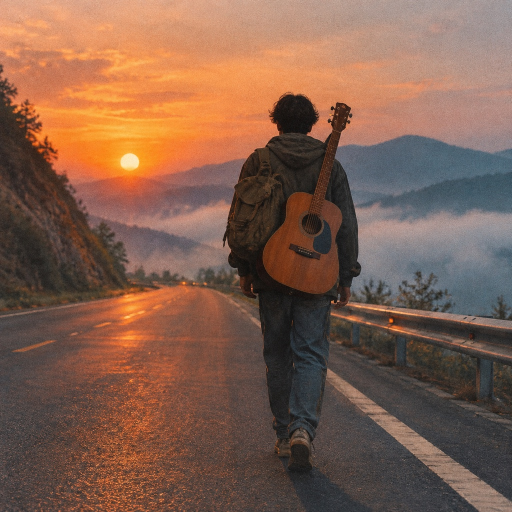
#> input picture ruguo-mingtian-mv/assets/cover.jpg, 1024 x 1024 px (shown at 1/2 size)
$ python layers.py
#> lines starting #> are read from the running program, lines starting #| are printed output that depends on the picture; after the words box and inside, x2 and y2 are one past the last pixel; in counts of white or black regions, pixels touching at a corner belong together; long printed decimals are rounded
"""Split the cover into two parallax layers: the walker, and the scene behind him.

    python3 tools/layers.py

Reads  assets/cover.jpg, assets/cover-depth.png (tools/depth.py)
Writes assets/walker-mask.png  soft alpha of the walker (+ guitar, backpack)
       assets/plate.jpg        the cover with the walker removed (inpainted)
       assets/plate-depth.png  depth of the plate (walker removed, white = near)
       assets/walker.jpg       the walker's colours, bled outwards past his outline
       tools/layers.json       walker depth and bounding box, used by build_images.py
       tools/layers_check.jpg  a contact sheet to eyeball the result

The walker is found from depth (he stands well in front of the road behind him) and the
edges are refined with GrabCut on colour, so the alpha follows hair, guitar neck and hands.
The plate only has to hold up where the camera moves reveal it (a few percent of the walker's
width), so a diffusion-style inpaint is enough; it is done coarse-to-fine to avoid smears.
"""
import json
import os

import cv2
import numpy as np

HERE = os.path.dirname(os.path.abspath(__file__))
ROOT = os.path.dirname(HERE)
A = lambda *p: os.path.join(ROOT, "assets", *p)


def main():
    img = cv2.imread(A("cover.jpg"))
#> img is the input picture: shape (1024, 1024, 3); mean B, G, R 77.8, 94.9, 129.2
    d = cv2.imread(A("cover-depth.png"), cv2.IMREAD_GRAYSCALE).astype(np.float32) / 255.0
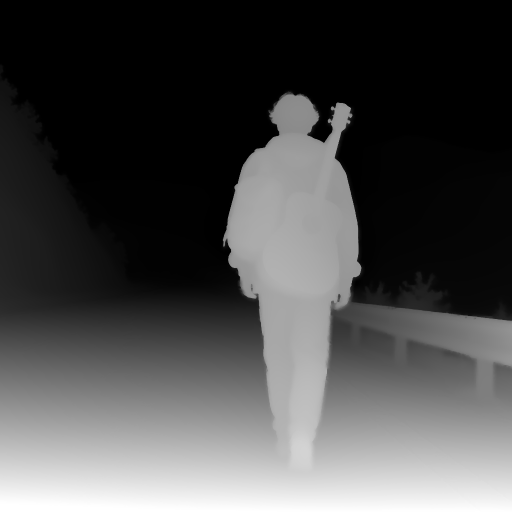
#> input picture ruguo-mingtian-mv/assets/cover-depth.png, 1024 x 1024 px (shown at 1/2 size)
#> d: shape (1024, 1024) float32; min 0, max 1, mean 0.296
    H, W = d.shape
#> H = 1024; W = 1024
    yy, xx = np.mgrid[0:H, 0:W]

    # background depth per row, measured away from the walker's columns
    side = (xx < 0.40 * W) | (xx > 0.78 * W)
    rowbg = np.array([np.median(d[y][side[y]]) for y in range(H)], np.float32)[:, None]
#> rowbg = 1024 values from 0 to 1
    cand = ((d - rowbg) > 0.16) & (yy < 0.935 * H) & (xx > 0.36 * W) & (xx < 0.80 * W) & (yy > 0.12 * H)
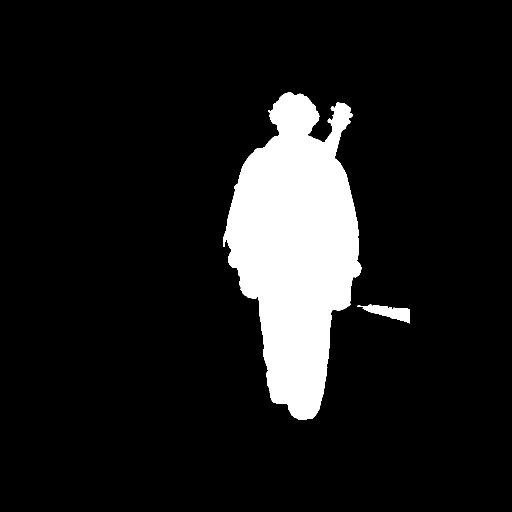
#> cand: shape (1024, 1024) bool (shown at 1/2 size); 10.8% white; 2 white regions, box (x1, y1, x2, y2) and area: (446, 184, 723, 840) 111375, (714, 609, 820, 647) 1809
    n, lab, stats, _ = cv2.connectedComponentsWithStats(cand.astype(np.uint8), 8)
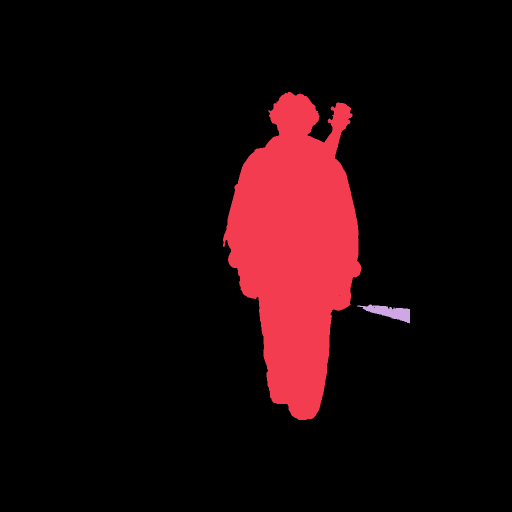
#> lab: shape (1024, 1024) int32 (shown at 1/2 size); 3 distinct labels, from 0 to 2; one colour per label, 0 black
#> n = 3; stats = [[0, 0, 1024, 1024, 935392], [446, 184, 277, 656, 111375], [714, 609, 106, 38, 1809]]
    seed = lab[int(0.50 * H), int(0.58 * W)]
#> seed = 1
    fg0 = (lab == seed).astype(np.uint8)
#> fg0: shape (1024, 1024); values 0 (black) and 1 (white), 10.6% white; 1 white region, box (x1, y1, x2, y2) and area: (446, 184, 723, 840) 111375
    # the shoes stand on the road at the road's own depth, so depth alone misses them:
    # extend the seed straight down under the legs as "probably walker" for GrabCut
    legs = np.zeros_like(fg0)
    cols = np.nonzero(fg0[int(0.80 * H)])[0]
#> cols = 61 values from 577 to 637
    x0, x1 = int(cols.min()) - 6, int(cols.max()) + 6
#> x0 = 571; x1 = 643
    legs[int(0.78 * H):int(0.925 * H), x0:x1] = 1

    # GrabCut refinement on colour
    gc = np.full((H, W), cv2.GC_BGD, np.uint8)
    near = cv2.dilate(fg0, np.ones((31, 31), np.uint8))
#> near: shape (1024, 1024); values 0 (black) and 1 (white), 13.8% white; 1 white region, box (x1, y1, x2, y2) and area: (431, 169, 738, 855) 144603
    near[int(0.76 * H):int(0.95 * H), x0 - 24:x1 + 24] = 1
#> near: shape (1024, 1024); values 0 (black) and 1 (white), 15.3% white; 1 white region, box (x1, y1, x2, y2) and area: (431, 169, 738, 972) 160106
    gc[near > 0] = cv2.GC_PR_BGD
    gc[fg0 > 0] = cv2.GC_PR_FGD
    gc[(legs > 0) & (fg0 == 0)] = cv2.GC_PR_FGD
    near[legs > 0] = 1
    core = cv2.erode(fg0, np.ones((15, 15), np.uint8))
#> core: shape (1024, 1024); values 0 (black) and 1 (white), 9.1% white; 1 white region, box (x1, y1, x2, y2) and area: (457, 194, 714, 833) 95562
    gc[core > 0] = cv2.GC_FGD
    bgm = np.zeros((1, 65), np.float64)
    fgm = np.zeros((1, 65), np.float64)
    cv2.grabCut(img, gc, None, bgm, fgm, 6, cv2.GC_INIT_WITH_MASK)
    fg = ((gc == cv2.GC_FGD) | (gc == cv2.GC_PR_FGD)).astype(np.uint8)
    # keep the main component, fill small holes
    n, lab, stats, _ = cv2.connectedComponentsWithStats(fg, 8)
    big = 1 + np.argmax(stats[1:, cv2.CC_STAT_AREA])
    fg = (lab == big).astype(np.uint8)
    inv = 1 - fg
    n2, lab2, st2, _ = cv2.connectedComponentsWithStats(inv, 4)
    for i in range(1, n2):
        if st2[i, cv2.CC_STAT_AREA] < 400:
            fg[lab2 == i] = 1
    fg = cv2.morphologyEx(fg, cv2.MORPH_OPEN, np.ones((3, 3), np.uint8))

    # soft alpha: slight feather; let the feet melt into the road (contact, no hard cut)
    # pull the edge in by a pixel (the outermost pixels carry background colour) and feather
    # smooth the contour itself first: GrabCut's outline has 1-2 px stair steps that show
    # when the camera magnifies the artwork 3-4x
    fg = (cv2.GaussianBlur(fg.astype(np.float32), (0, 0), 2.2) > 0.5).astype(np.uint8)
    fg_in = cv2.erode(fg, np.ones((3, 3), np.uint8))
    alpha = cv2.GaussianBlur(fg_in.astype(np.float32), (0, 0), 1.3)
    cv2.imwrite(A("walker-mask.png"), (alpha * 255).round().astype(np.uint8))

    # plate: remove the walker. The scene behind him is made of horizontal bands (horizon,
    # ridges, cloud sea, road), and camera moves only ever reveal a narrow strip along his
    # outline, so each row of the hole is filled by blending the colours just left and right
    # of it. That keeps every band continuous; a light vertical smoothing and matched grain
    # stop it reading as streaks. (Texture-synthesis inpainting was tried: ShiftMap copied
    # the sun into the hole and FSR left colour blocks.)
    # only the walker and a thin ring around him are replaced: gaps between his arm and body
    # keep the real background from the artwork
    hole = cv2.dilate(fg, np.ones((11, 11), np.uint8))
    hs = cv2.resize(hole, (W // 4, H // 4), interpolation=cv2.INTER_NEAREST)
#> hole: shape (1024, 1024); values 0 (black) and 1 (white), 12.6% white; 1 white region, box (x1, y1, x2, y2) and area: (441, 184, 727, 970) 132589
    src = cv2.GaussianBlur(img, (0, 0), 1.0).astype(np.float32)
    fill = img.astype(np.float32).copy()
    for y in range(H):
        row = hole[y]
        if not row.any():
            continue
        x = 0
        while x < W:
            if row[x]:
                x0 = x
                while x < W and row[x]:
                    x += 1
                x1 = x  # hole is [x0, x1)
                # sample a few pixels away from the hole: the pixels right at its edge still
                # carry some of the walker's colour and would leave a dark ring
                l = src[y, max(0, x0 - 14):max(1, x0 - 5)].mean(0) if x0 > 5 else None
                r = src[y, min(W - 1, x1 + 5):min(W, x1 + 14)].mean(0) if x1 < W - 5 else None
                if l is None: l = r
                if r is None: r = l
                u = (np.arange(x0, x1) - x0 + 0.5) / max(1, x1 - x0)
                u = u * u * (3 - 2 * u)
                fill[y, x0:x1] = l[None] * (1 - u[:, None]) + r[None] * u[:, None]
            else:
                x += 1
    sm = cv2.GaussianBlur(fill, (0, 0), sigmaX=0.1, sigmaY=4.0)
    fill[hole > 0] = sm[hole > 0]
    rng = np.random.default_rng(3)
    grain = rng.normal(0, 5.0, (H, W, 1)).astype(np.float32)
    fill[hole > 0] += grain[hole > 0]
    plate = np.clip(fill, 0, 255).astype(np.uint8)
    cv2.imwrite(A("plate.jpg"), plate, [cv2.IMWRITE_JPEG_QUALITY, 90])

    # plate depth: replace the walker by the surrounding road / scene depth. The depth
    # network smears his depth a few pixels past his outline, so a wide ring is replaced too;
    # any step left along his old outline would make the per-pixel parallax flip there and
    # draw a seam in the background.
    d8 = (d * 255).astype(np.uint8)
#> d8 is the input picture: shape (1024, 1024); min 0, max 255, mean 75.5
    dhole = cv2.dilate(fg, np.ones((31, 31), np.uint8))
    ds = cv2.resize(d8, (W // 4, H // 4), interpolation=cv2.INTER_AREA)
    dhs = cv2.resize(dhole, (W // 4, H // 4), interpolation=cv2.INTER_NEAREST)
#> dhole: shape (1024, 1024); values 0 (black) and 1 (white), 15% white; 1 white region, box (x1, y1, x2, y2) and area: (431, 174, 737, 980) 156864
    ds = cv2.inpaint(ds, dhs, 12, cv2.INPAINT_NS)
    dup = cv2.resize(ds, (W, H), interpolation=cv2.INTER_CUBIC)
    pd = d8.copy()
    pd[dhole > 0] = dup[dhole > 0]
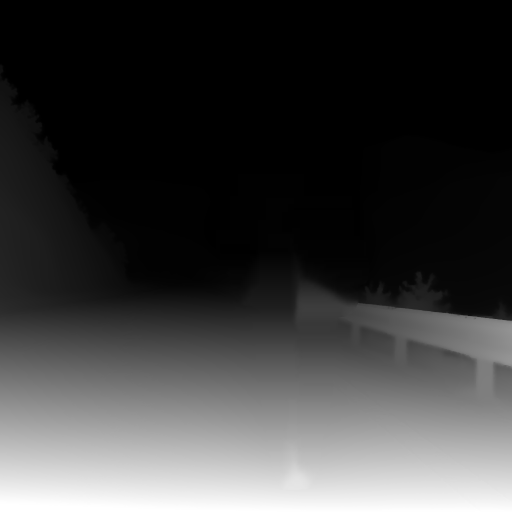
#> pd: shape (1024, 1024) (shown at 1/2 size); 13.36% of pixels changed, all inside (x1, y1, x2, y2) = (431, 179, 737, 980)
    soft = cv2.GaussianBlur(pd, (0, 0), 6.0)
    ring = cv2.dilate(fg, np.ones((61, 61), np.uint8)) > 0
    pd[ring] = soft[ring]
#> pd: shape (1024, 1024); 2.86% of pixels changed, all inside (x1, y1, x2, y2) = (416, 342, 752, 995)
    pd = cv2.GaussianBlur(pd, (0, 0), 1.5)
    cv2.imwrite(A("plate-depth.png"), pd)

    # walker colour: the artwork inside his outline, and outside it his own edge colours
    # bled outwards. The layer's soft edge then carries only walker colour; with the raw
    # artwork it carried the sky that was next to him, which shows as a pale ghost outline
    # once parallax moves the background away.
    known = cv2.erode(fg, np.ones((3, 3), np.uint8)).astype(np.float32)
    acc = img.astype(np.float32) * known[..., None]
    wsum = known.copy()
    bled = img.astype(np.float32) * known[..., None]
    have = known.copy()
    for sigma in (1.5, 3, 6, 12, 24):
        num = cv2.GaussianBlur(acc, (0, 0), sigma)
        den = cv2.GaussianBlur(wsum, (0, 0), sigma)[..., None]
        est = num / np.maximum(den, 1e-6)
        fillm = (have < 0.5) & (den[..., 0] > 1e-3)
        bled[fillm] = est[fillm]
        have[fillm] = 1.0
#> have: shape (1024, 1024) float32; values 0 (black) and 1 (white), 25.3% white; 1 white region, box (x1, y1, x2, y2) and area: (380, 121, 790, 1024) 264911
#> wsum: shape (1024, 1024) float32; values 0 (black) and 1 (white), 11.2% white; 1 white region, box (x1, y1, x2, y2) and area: (447, 190, 721, 964) 117307
    bled[have < 0.5] = img.astype(np.float32)[have < 0.5]
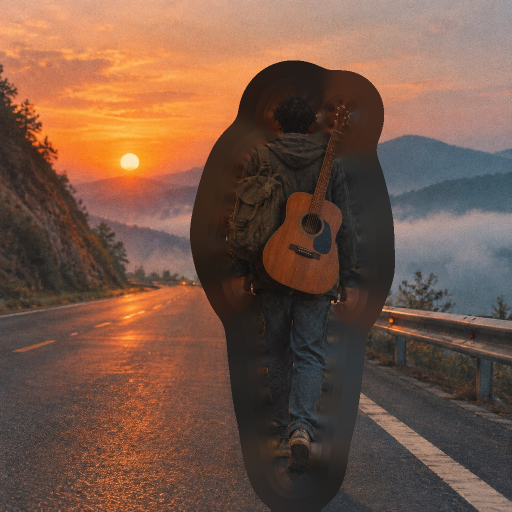
#> bled: shape (1024, 1024, 3) float32 (shown at 1/2 size); mean B, G, R 70.8, 86.6, 117.9
    cv2.imwrite(A("walker.jpg"), np.clip(bled, 0, 255).astype(np.uint8), [cv2.IMWRITE_JPEG_QUALITY, 90])

    ys, xs = np.nonzero(fg)
    info = {
        "walkerDepth": float(np.median(d[core > 0])),
        "bbox": [float(xs.min() / W), float(ys.min() / H), float(xs.max() / W), float(ys.max() / H)],
        "feetY": float(ys.max() / H),
    }
#> info = {'walkerDepth': 0.651, 'bbox': [0.436, 0.185, 0.704, 0.941], 'feetY': 0.941}
    json.dump(info, open(os.path.join(HERE, "layers.json"), "w"), indent=1)
    print(info)
#| {'walkerDepth': 0.651, 'bbox': [0.4355, 0.1846, 0.7041, 0.9414], 'feetY': 0.9414}

    # contact sheet
    a3 = cv2.cvtColor((alpha * 255).astype(np.uint8), cv2.COLOR_GRAY2BGR)
    comp = (img.astype(np.float32) * alpha[..., None] + np.array([60, 200, 60], np.float32) * (1 - alpha[..., None])).astype(np.uint8)
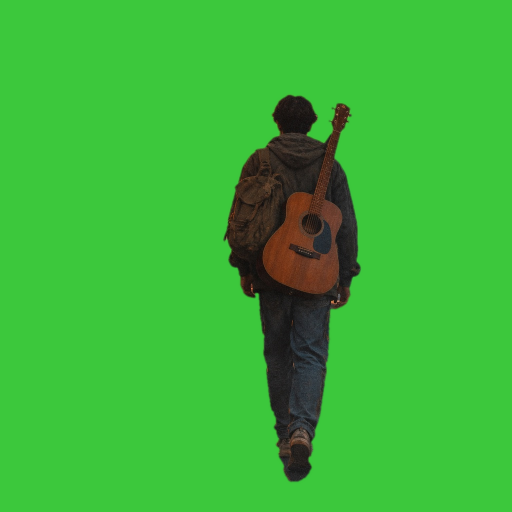
#> comp: shape (1024, 1024, 3) (shown at 1/2 size); mean B, G, R 57.1, 182.2, 59.5
    sheet = np.concatenate([np.concatenate([img, comp], 1), np.concatenate([plate, cv2.cvtColor(pd, cv2.COLOR_GRAY2BGR)], 1)], 0)
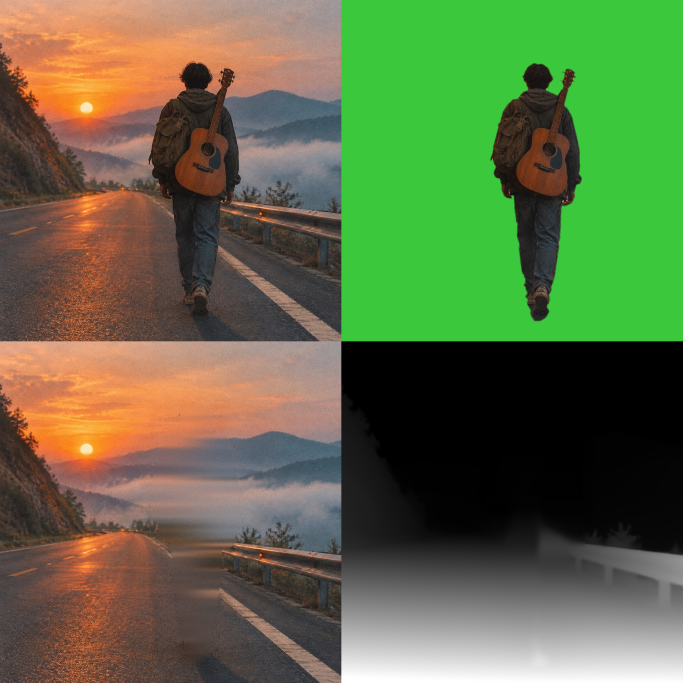
#> sheet: shape (2048, 2048, 3) (shown at 1/3 size); mean B, G, R 70.1, 110, 96.7
    cv2.imwrite(os.path.join(HERE, "layers_check.jpg"), cv2.resize(sheet, (1024, 1024)), [cv2.IMWRITE_JPEG_QUALITY, 85])


if __name__ == "__main__":
    main()
